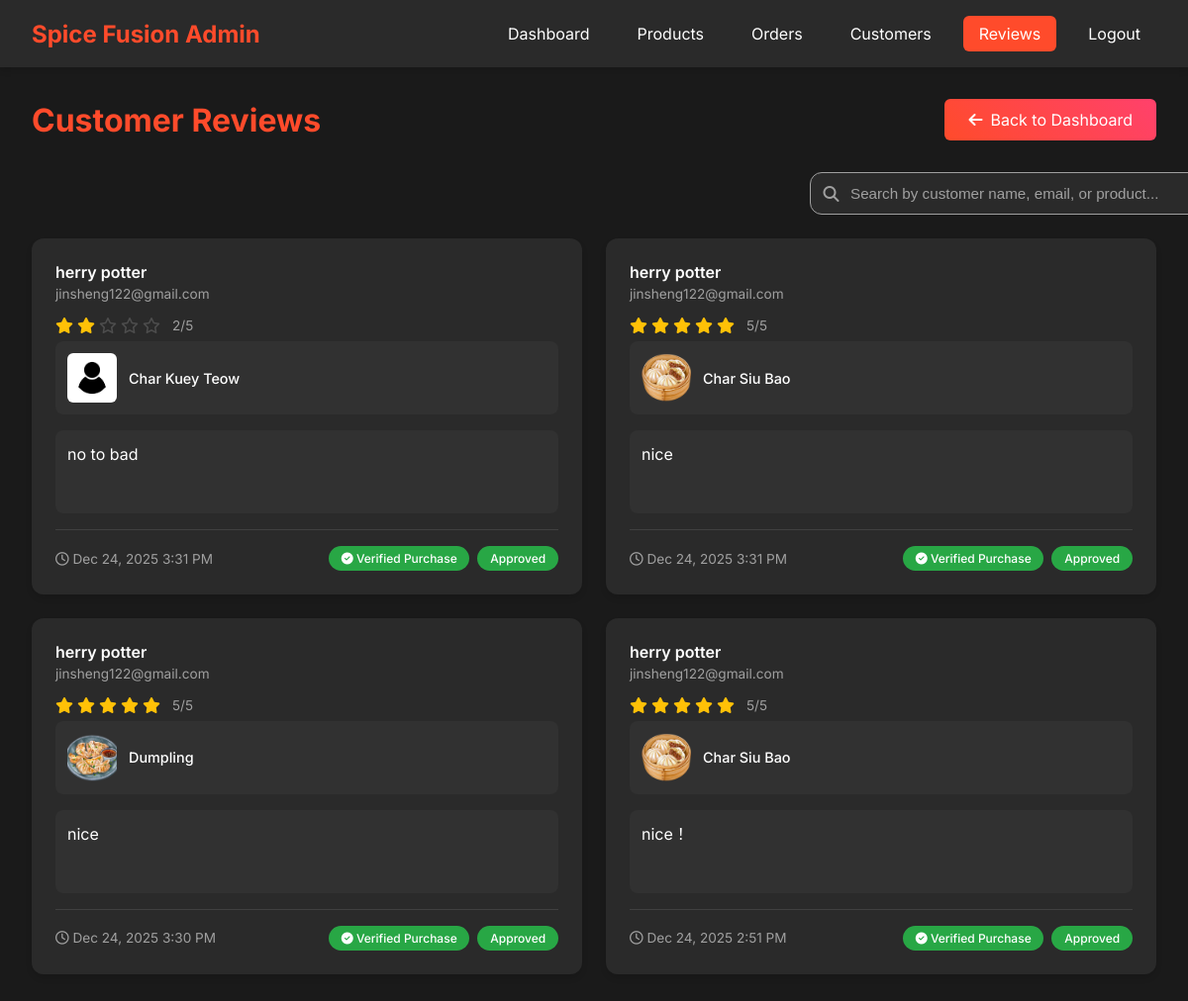
Before: /admin/reviews/reviews.php (signed in) with the older database file.
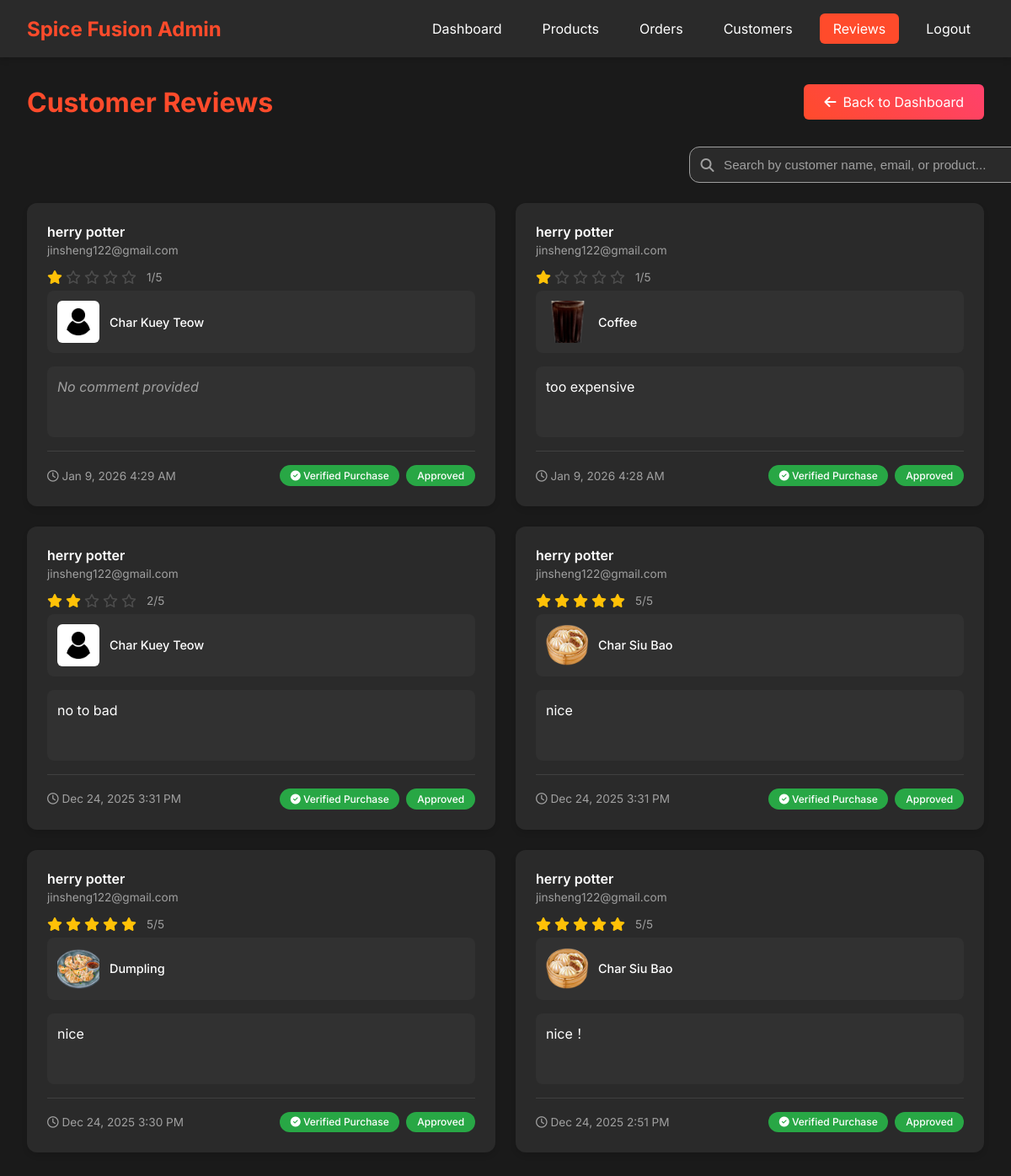
After: the same page with the newer database file.
### tables this page shows
CREATE TABLE `review` (
  `review_id` int(11) NOT NULL,
  `user_id` int(11) NOT NULL,
  `product_id` int(11) NOT NULL,
  `order_id` int(11) DEFAULT NULL,
  `rating` int(11) NOT NULL CHECK (`rating` >= 1 and `rating` <= 5),
  `comment` text DEFAULT NULL,
  `is_verified_purchase` tinyint(1) DEFAULT 0,
  `is_approved` tinyint(1) DEFAULT 1,
  `created_at` timestamp NOT NULL DEFAULT current_timestamp()
);

CREATE TABLE `user` (
  `user_id` int(11) NOT NULL,
  `username` varchar(50) NOT NULL,
  `email` varchar(100) NOT NULL,
  `password_hash` varchar(255) NOT NULL,
  `first_name` varchar(50) NOT NULL,
  `last_name` varchar(50) NOT NULL,
  `phone` varchar(20) DEFAULT NULL,
  `date_of_birth` date DEFAULT NULL,
  `gender` enum('Male','Female','Other') DEFAULT NULL,
  `profile_image` varchar(255) DEFAULT 'user.jpg',
  `is_active` tinyint(1) DEFAULT 1,
  `is_verified` tinyint(1) DEFAULT 0,
  `security_question_id` int(11) DEFAULT NULL,
  `security_answer_hash` varchar(255) DEFAULT NULL,
  `created_at` timestamp NOT NULL DEFAULT current_timestamp(),
  `updated_at` timestamp NOT NULL DEFAULT current_timestamp() ON UPDATE current_timestamp(),
  `reset_token` varchar(100) DEFAULT NULL,
  `token_expiry` datetime DEFAULT NULL
);

CREATE TABLE `product` (
  `product_id` int(11) NOT NULL,
  `category_id` int(11) DEFAULT NULL,
  `product_name` varchar(100) NOT NULL,
  `description` text DEFAULT NULL,
  `price` decimal(10,2) NOT NULL,
  `image` varchar(255) DEFAULT NULL,
  `is_available` tinyint(1) DEFAULT 1,
  `stock_quantity` int(11) DEFAULT 0,
  `preparation_time` int(11) DEFAULT 15,
  `is_featured` tinyint(1) DEFAULT 0,
  `created_at` timestamp NOT NULL DEFAULT current_timestamp(),
  `updated_at` timestamp NOT NULL DEFAULT current_timestamp() ON UPDATE current_timestamp()
);

### admin/reviews/reviews.php (the view, shortened to what this page needs)
<?php
$pdo = getDBConnection();
$stmt = $pdo->prepare("
    SELECT r.*,
           u.first_name, u.last_name, u.email,
           p.product_name, p.image as product_image
    FROM review r
    JOIN user u ON r.user_id = u.user_id
    JOIN product p ON r.product_id = p.product_id
    ORDER BY r.created_at DESC
");
$stmt->execute();
$reviews = $stmt->fetchAll();
?>
<!DOCTYPE html>
<html lang="en">
<head>
    <link rel="stylesheet" href="https://cdnjs.cloudflare.com/ajax/libs/font-awesome/6.4.0/css/all.min.css" />
</head>
<body>
    <div class="admin-header">
        <div class="header-content">
            <div class="logo">
                <h1>Spice Fusion Admin</h1>
            </div>
            <div class="nav-links">
                <a href="../dashboard/dashboard.php">Dashboard</a>
                <a href="../products/product.php">Products</a>
                <a href="../orders/order.php">Orders</a>
                <a href="../members/member.php">Customers</a>
                <a href="reviews.php" style="background: var(--primary-color);">Reviews</a>
                <a href="../auth/logout.php">Logout</a>
            </div>
        </div>
    </div>
    <div class="container">
        <div class="page-header">
            <h1 class="page-title">Customer Reviews</h1>
            <a href="../dashboard/dashboard.php" class="back-btn">
                <i class="fas fa-arrow-left"></i> Back to Dashboard
            </a>
        </div>
        <?php if (empty($reviews)): ?>
            <p style="color: var(--text-gray); text-align: center; padding: 2rem 2rem 1rem;">
                No reviews found yet.
            </p>
            <div style="max-width: 520px; margin: 0 auto 2.5rem; color: var(--text-gray); font-size: 0.9rem; text-align:center;">
                This is a sample preview of how customer reviews will look once they start submitting ratings.
            </div>
            <div class="reviews-grid">
                <div class="review-card">
                    <div class="review-header">
                        <div class="review-customer">
                            <div class="customer-name">
                                John Doe
                            </div>
                            <div class="customer-email">
                                john.doe@example.com
                            </div>
                        </div>
                    </div>
                    <div class="review-rating">
                        <i class="fas fa-star star"></i>
                        <i class="fas fa-star star"></i>
                        <i class="fas fa-star star"></i>
                        <i class="fas fa-star star"></i>
                        <i class="far fa-star star empty"></i>
                        <span style="margin-left: 0.5rem; color: var(--text-gray); font-size: 0.85rem;">4/5</span>
                    </div>
                    <div class="product-info">
                        <div class="product-image" style="background:#444; display:flex; align-items:center; justify-content:center; color:#999; font-size:0.7rem;">
                            IMG
                        </div>
                        <div class="product-name">Sample Product Name</div>
                    </div>
                    <div class="review-comment" style="color: var(--text-light);">
                        “The food was delicious and arrived still hot. Portion size was generous and the packaging was neat.”
                    </div>
                    <div class="review-footer">
                        <div class="review-date">
                            <i class="far fa-clock"></i> Jan 1, 2025 12:34 PM
                        </div>
                        <div class="review-badges">
                            <span class="badge verified">
                                <i class="fas fa-check-circle"></i> Verified Purchase
                            </span>
                            <span class="badge approved">
                                Approved
                            </span>
                        </div>
                    </div>
                </div>
            </div>
        <?php else: ?>
            <div class="search-container">
                <div class="search-box">
                    <i class="fas fa-search"></i>
                    <input type="text" id="reviewSearch" placeholder="Search by customer name, email, or product..." onkeyup="filterReviews()">
                </div>
            </div>
            <div class="reviews-grid" id="reviewsGrid">
                <?php foreach ($reviews as $review): ?>
                    <div class="review-card"
                         data-review-id="<?php echo (int)$review['review_id']; ?>"
                         data-customer-name="<?php echo htmlspecialchars(strtolower($review['first_name'] . ' ' . $review['last_name'])); ?>"
                         data-customer-email="<?php echo htmlspecialchars(strtolower($review['email'])); ?>"
                         data-product-name="<?php echo htmlspecialchars(strtolower($review['product_name'])); ?>">
                        <div class="review-header">
                            <div class="review-customer">
                                <div class="customer-name">
                                    <?php echo htmlspecialchars($review['first_name'] . ' ' . $review['last_name']); ?>
                                </div>
                                <div class="customer-email">
                                    <?php echo htmlspecialchars($review['email']); ?>
                                </div>
                            </div>
                        </div>
                        <div class="review-rating">
                            <?php
                            $rating = (int)$review['rating'];
                            for ($i = 1; $i <= 5; $i++) {
                                if ($i <= $rating) {
                                    echo '<i class="fas fa-star star"></i>';
                                } else {
                                    echo '<i class="far fa-star star empty"></i>';
                                }
                            }
                            ?>
                            <span style="margin-left: 0.5rem; color: var(--text-gray); font-size: 0.85rem;"><?php echo $rating; ?>/5</span>
                        </div>
                        <div class="product-info">
                            <img src="../../food_images/<?php echo htmlspecialchars($review['product_image']); ?>"
                                 alt="<?php echo htmlspecialchars($review['product_name']); ?>"
                                 class="product-image"
                                 onerror="this.src='../../images/user.jpg'">
                            <div class="product-name"><?php echo htmlspecialchars($review['product_name']); ?></div>
                        </div>
                        <?php if (!empty($review['comment'])): ?>
                            <div class="review-comment">
                                <?php echo nl2br(htmlspecialchars($review['comment'])); ?>
                            </div>
                        <?php else: ?>
                            <div class="review-comment" style="color: var(--text-gray); font-style: italic;">
                                No comment provided
                            </div>
                        <?php endif; ?>
                        <div class="review-footer">
                            <div class="review-date">
                                <i class="far fa-clock"></i> <?php echo date('M j, Y g:i A', strtotime($review['created_at'])); ?>
                            </div>
                            <div class="review-badges">
                                <?php if ($review['is_verified_purchase']): ?>
                                    <span class="badge verified">
                                        <i class="fas fa-check-circle"></i> Verified Purchase
                                    </span>
                                <?php endif; ?>
                                <span class="badge <?php echo $review['is_approved'] ? 'approved' : 'pending'; ?>">
                                    <?php echo $review['is_approved'] ? 'Approved' : 'Pending'; ?>
                                </span>
                            </div>
                        </div>
                    </div>
                <?php endforeach; ?>
            </div>
        <?php endif; ?>
    </div>
</body>
</html>

### admin/reviews/reviews.php (style rules this page uses)
:root { --primary-color: #FF4B2B; --secondary-color: #FF416C; --background-dark: #1a1a1a; --text-light: #ffffff; --text-gray: #a0a0a0; --card-bg: #2a2a2a; --success-color: #28a745; --danger-color: #dc3545; --warning-color: #ffc107; --info-color: #17a2b8; --gradient-primary: linear-gradient(45deg, var(--primary-color), var(--secondary-color)); --shadow-soft: 0 4px 6px rgba(0, 0, 0, 0.1); --shadow-strong: 0 8px 16px rgba(0, 0, 0, 0.2); --border-radius: 12px; --transition: all 0.3s ease; }
body { font-family: 'Inter', sans-serif; margin: 0; padding: 0; background-color: var(--background-dark); color: var(--text-light); }
.admin-header { background: var(--card-bg); padding: 1rem 2rem; box-shadow: var(--shadow-soft); }
.header-content { max-width: 1400px; margin: 0 auto; display: flex; justify-content: space-between; align-items: center; }
.logo h1 { color: var(--primary-color); margin: 0; font-size: 1.5rem; }
.nav-links { display: flex; gap: 1rem; }
.nav-links a { color: var(--text-light); text-decoration: none; padding: 0.5rem 1rem; border-radius: 6px; transition: var(--transition); }
.container { max-width: 1400px; margin: 2rem auto; padding: 0 2rem; }
.page-header { display: flex; justify-content: space-between; align-items: center; margin-bottom: 2rem; }
.page-title { color: var(--primary-color); margin: 0; }
.back-btn { background: var(--gradient-primary); color: var(--text-light); border: none; padding: 0.7rem 1.5rem; border-radius: 6px; cursor: pointer; text-decoration: none; transition: var(--transition); display: inline-flex; align-items: center; gap: 0.5rem; }
.search-container { margin-bottom: 1.5rem; display: flex; justify-content: flex-end; gap: 1rem; align-items: center; }
.search-box { position: relative; max-width: 350px; width: 100%; }
.search-box input { width: 100%; padding: 0.75rem 1rem 0.75rem 2.5rem; background: var(--card-bg); border: 1px solid var(--text-gray); border-radius: var(--border-radius); color: var(--text-light); font-size: 0.95rem; transition: var(--transition); }
.search-box i { position: absolute; left: 0.85rem; top: 50%; transform: translateY(-50%); color: var(--text-gray); }
.search-box input::placeholder { color: var(--text-gray); }
.reviews-grid { display: grid; grid-template-columns: repeat(auto-fill, minmax(400px, 1fr)); gap: 1.5rem; }
.review-card { background: var(--card-bg); border-radius: var(--border-radius); padding: 1.5rem; box-shadow: var(--shadow-soft); transition: var(--transition); }
.review-header { display: flex; justify-content: space-between; align-items: flex-start; margin-bottom: 1rem; }
.review-customer { flex: 1; }
.customer-name { color: var(--text-light); font-weight: 600; margin-bottom: 0.25rem; }
.customer-email { color: var(--text-gray); font-size: 0.85rem; }
.review-rating { display: flex; gap: 0.25rem; margin-bottom: 0.5rem; }
.star { color: var(--warning-color); font-size: 1rem; }
.star.empty { color: var(--text-gray); opacity: 0.3; }
.product-info { display: flex; align-items: center; gap: 0.75rem; margin-bottom: 1rem; padding: 0.75rem; background: rgba(255, 255, 255, 0.03); border-radius: 8px; }
.product-image { width: 50px; height: 50px; object-fit: cover; border-radius: 6px; }
.product-name { color: var(--text-light); font-weight: 500; font-size: 0.9rem; }
.review-comment { color: var(--text-light); line-height: 1.6; margin-bottom: 1rem; padding: 0.75rem; background: rgba(255, 255, 255, 0.03); border-radius: 8px; min-height: 60px; }
.review-footer { display: flex; justify-content: space-between; align-items: center; padding-top: 1rem; border-top: 1px solid rgba(255, 255, 255, 0.1); }
.review-date { color: var(--text-gray); font-size: 0.85rem; }
.review-badges { display: flex; gap: 0.5rem; align-items: center; }
.badge { padding: 0.3rem 0.8rem; border-radius: 20px; font-size: 0.75rem; font-weight: 500; display: inline-block; }
.badge.verified { background: var(--success-color); color: #fff; }
.badge.approved { background: var(--success-color); color: #fff; }

Changed rows visible on the page:
added review: user.last_name "herry potter", user.email "jinsheng122@gmail.com", rating "1", product.product_name "Char Kuey Teow", comment "No comment provided", created_at "Jan 9, 2026 4:29 AM", is_verified_purchase 1 (drawn), is_approved "Approved"
added review: user.last_name "herry potter", user.email "jinsheng122@gmail.com", rating "1", product.image (picture), product.product_name "Coffee", comment "too expensive", created_at "Jan 9, 2026 4:28 AM", is_verified_purchase 1 (drawn), is_approved "Approved"
